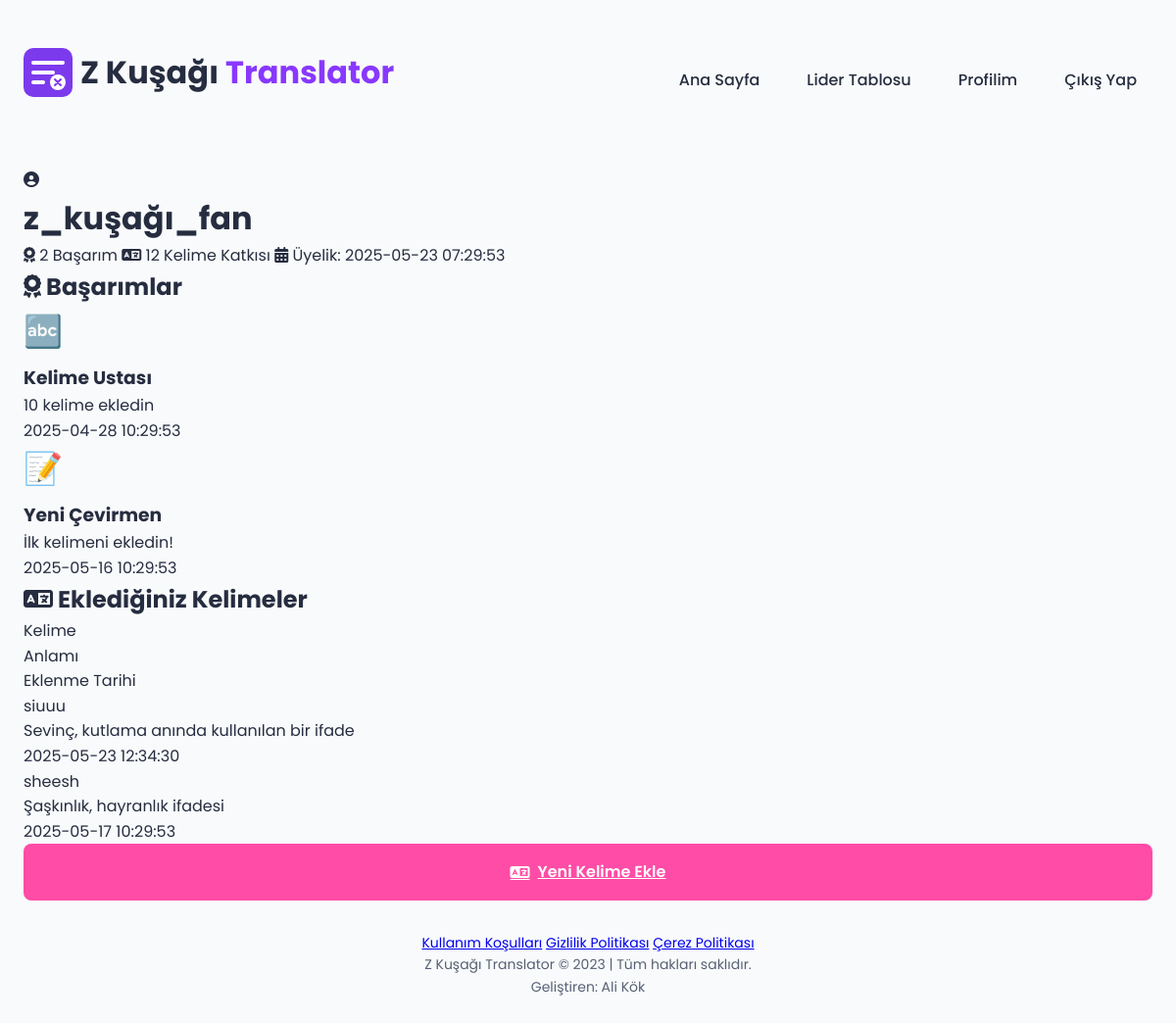
Screenshot of /profile (signed in) with the database file from the repository.
### tables this page shows
CREATE TABLE users (
        id INTEGER PRIMARY KEY AUTOINCREMENT,
        username TEXT UNIQUE NOT NULL,
        email TEXT UNIQUE NOT NULL,
        password_hash TEXT NOT NULL,
        created_at TIMESTAMP DEFAULT CURRENT_TIMESTAMP,
        updated_at TIMESTAMP DEFAULT CURRENT_TIMESTAMP,
        contribution_count INTEGER DEFAULT 0,
        bio TEXT,
        is_admin INTEGER DEFAULT 0
    );

CREATE TABLE user_achievements (
        user_id INTEGER NOT NULL,
        achievement_id INTEGER NOT NULL,
        earned_at TIMESTAMP DEFAULT CURRENT_TIMESTAMP,
        PRIMARY KEY (user_id, achievement_id),
        FOREIGN KEY (user_id) REFERENCES users(id),
        FOREIGN KEY (achievement_id) REFERENCES achievements(id)
    );

CREATE TABLE achievements (
        id INTEGER PRIMARY KEY AUTOINCREMENT,
        name TEXT UNIQUE NOT NULL,
        description TEXT NOT NULL,
        icon TEXT NOT NULL,
        requirement_count INTEGER NOT NULL
    );

CREATE TABLE words (
        id INTEGER PRIMARY KEY AUTOINCREMENT,
        word TEXT UNIQUE NOT NULL,
        meaning TEXT NOT NULL,
        created_at TIMESTAMP DEFAULT CURRENT_TIMESTAMP,
        updated_at TIMESTAMP DEFAULT CURRENT_TIMESTAMP,
        suggested_by TEXT
    , votes_up INTEGER DEFAULT 0, votes_down INTEGER DEFAULT 0, is_approved INTEGER DEFAULT 0, approved_by INTEGER, approved_at TIMESTAMP);

### app.py (the view)
@app.route('/profile')
@login_required
def profile():
    user = get_user_by_id(session['user_id'])
    if not user:
        session.pop('user_id', None)
        return redirect(url_for('login'))
    user_achievements = get_user_achievements(user['id'])
    user_words = get_user_words(user['id'])
    return render_template('profile.html', user=user, achievements=user_achievements, words=user_words)

### app.py (called while the page is built)
def login_required(f):
    @wraps(f)
    def decorated_function(*args, **kwargs):
        if 'user_id' not in session:
            return redirect(url_for('login', next=request.url))
        return f(*args, **kwargs)
    return decorated_function

### db_config.py (called while the page is built)
def get_db_connection():
    logger.info("SQLite veritabanı kullanılıyor")
    return get_sqlite_connection()

def get_sqlite_connection():
    if os.environ.get('RAILWAY_ENVIRONMENT'):
        db_path = "/tmp/zgen_translator.db"
    else:
        db_path = os.path.join(os.path.dirname(os.path.abspath(__file__)), 'zgen_translator.db')
    logger.info(f"SQLite veritabanı yolu: {db_path}")
    try:
        conn = sqlite3.connect(db_path)
        conn.row_factory = sqlite3.Row  # Dict benzeri sonuçlar için
        cursor = conn.cursor()
        cursor.execute('SELECT 1')
        cursor.fetchone()
        cursor.close()
        logger.info("SQLite bağlantısı başarılı")
        return conn
    except Exception as e:
        logger.error(f"SQLite bağlantı hatası: {e}")
        logger.info("Bellek içi SQLite veritabanına geçiliyor...")
        memory_conn = sqlite3.connect(':memory:')
        memory_conn.row_factory = sqlite3.Row
        return memory_conn

### models.py (called while the page is built)
def get_user_by_id(user_id):
    conn = get_db_connection()
    cur = conn.cursor()
    cur.execute("SELECT * FROM users WHERE id = ?", (user_id,))
    result = cur.fetchone()
    conn.close()
    return dict(result) if result else None

def get_user_achievements(user_id):
    conn = get_db_connection()
    cur = conn.cursor()
    cur.execute("""
        SELECT a.id, a.name, a.description, a.icon, ua.earned_at
        FROM achievements a
        JOIN user_achievements ua ON a.id = ua.achievement_id
        WHERE ua.user_id = ?
        ORDER BY ua.earned_at
    """, (user_id,))
    results = cur.fetchall()
    conn.close()
    return [dict(result) for result in results]

def get_user_words(user_id, limit=20):
    conn = get_db_connection()
    cur = conn.cursor()
    cur.execute("""
        SELECT word, meaning, created_at
        FROM words
        WHERE suggested_by = ?
        ORDER BY created_at DESC
        LIMIT ?
    """, (user_id, limit))
    results = cur.fetchall()
    conn.close()
    return [dict(result) for result in results]

### templates/profile.html (shortened to what this page needs)
{% extends "layout.html" %}
{% block content %}
<div class="profile-container">
    <div class="profile-header">
        <div class="profile-avatar">
            <i class="fas fa-user-circle"></i>
        </div>
        <div class="profile-info">
            <h1>{{ user.username }}</h1>
            <p class="profile-stats">
                <span><i class="fas fa-award"></i> {{ achievements|length }} Başarım</span>
                <span><i class="fas fa-language"></i> {{ user.contribution_count }} Kelime Katkısı</span>
                <span><i class="fas fa-calendar-alt"></i> Üyelik: {{ user.created_at }}</span>
            </p>
        </div>
    </div>
    <div class="profile-sections">
        <section class="profile-section">
            <h2><i class="fas fa-award"></i> Başarımlar</h2>
            <div class="achievements-container">
                {% if achievements %}
                    {% for achievement in achievements %}
                    <div class="achievement-card">
                        <div class="achievement-icon">{{ achievement.icon }}</div>
                        <div class="achievement-details">
                            <h3>{{ achievement.name }}</h3>
                            <p>{{ achievement.description }}</p>
                            <p class="achievement-date">{{ achievement.earned_at }}</p>
                        </div>
                    </div>
                    {% endfor %}
                {% else %}
                    <p class="empty-state">Henüz hiç başarım kazanmadınız. Kelime ekleyerek başarımlar kazanabilirsiniz!</p>
                {% endif %}
            </div>
        </section>
        <section class="profile-section">
            <h2><i class="fas fa-language"></i> Eklediğiniz Kelimeler</h2>
            <div class="words-container">
                {% if words %}
                    <div class="words-table">
                        <div class="words-header">
                            <div class="word-cell">Kelime</div>
                            <div class="meaning-cell">Anlamı</div>
                            <div class="date-cell">Eklenme Tarihi</div>
                        </div>
                        {% for word in words %}
                        <div class="word-row">
                            <div class="word-cell">{{ word.word }}</div>
                            <div class="meaning-cell">{{ word.meaning }}</div>
                            <div class="date-cell">{{ word.created_at }}</div>
                        </div>
                        {% endfor %}
                    </div>
                {% else %}
                    <p class="empty-state">Henüz kelime eklemediniz. Ana sayfaya dönüp kelime ekleyebilirsiniz!</p>
                {% endif %}
            </div>
        </section>
    </div>
    <div class="profile-actions">
        <a href="{{ url_for('index') }}" class="secondary-btn">
            <i class="fas fa-language"></i> Yeni Kelime Ekle
        </a>
    </div>
</div>
{% endblock %}

### static/css/style.css (style rules this page uses)
:root { --primary: 264 100% 61%; --primary-light: 264 96% 85%; --secondary: 330 100% 65%; --accent: 160 84% 39%; --background: 210 20% 98%; --card-bg: 0 0% 100%; --text-dark: 225 25% 20%; --text-medium: 220 15% 40%; --text-light: 220 15% 60%; --success: 142 76% 36%; --warning: 38 92% 50%; --danger: 0 84% 60%; --border: 220 13% 91%; --space-xs: 0.25rem; --space-sm: 0.5rem; --space-md: 1rem; --space-lg: 1.5rem; --space-xl: 2rem; --space-xxl: 3rem; --font-family: 'Poppins', sans-serif; --font-size-xs: 0.75rem; --font-size-sm: 0.875rem; --font-size-md: 1rem; --font-size-lg: 1.125rem; --font-size-xl: 1.25rem; --font-size-xxl: 1.5rem; --font-size-title: 2rem; --radius-sm: 0.25rem; --radius-md: 0.5rem; --radius-lg: 0.75rem; --radius-xl: 1rem; --shadow-sm: 0 1px 2px rgba(0, 0, 0, 0.05); --shadow-md: 0 4px 6px -1px rgba(0, 0, 0, 0.1), 0 2px 4px -1px rgba(0, 0, 0, 0.06); --shadow-lg: 0 10px 15px -3px rgba(0, 0, 0, 0.1), 0 4px 6px -2px rgba(0, 0, 0, 0.05); }
* { margin: 0; padding: 0; box-sizing: border-box; }
body { font-family: var(--font-family); background-color: hsl(var(--background)); color: hsl(var(--text-dark)); line-height: 1.6; min-height: 100vh; }
h1 { font-size: var(--font-size-title); font-weight: 700; color: hsl(var(--text-dark)); }
.primary-btn, .secondary-btn { padding: var(--space-md) var(--space-lg); border: none; border-radius: var(--radius-md); font-family: var(--font-family); font-weight: 600; font-size: var(--font-size-md); cursor: pointer; display: flex; align-items: center; justify-content: center; gap: var(--space-sm); transition: all 0.2s ease; }
.secondary-btn { background-color: hsl(var(--secondary)); color: white; }
.achievement-icon { font-size: 2rem; margin-bottom: var(--space-sm); }

### rows the page displays
users: username "z_kuşağı_fan", contribution_count "12", created_at "2025-05-23 07:29:53"
user_achievements: icon "🔤", name "Kelime Ustası", description "10 kelime ekledin", earned_at "2025-04-28 10:29:53"
user_achievements: icon "📝", name "Yeni Çevirmen", description "İlk kelimeni ekledin!", earned_at "2025-05-16 10:29:53"
words: word "siuuu", meaning "Sevinç, kutlama anında kullanılan bir ifade", created_at "2025-05-23 12:34:30"
words: word "sheesh", meaning "Şaşkınlık, hayranlık ifadesi", created_at "2025-05-17 10:29:53"

### other values shown
{{ achievements|length }} "2"
